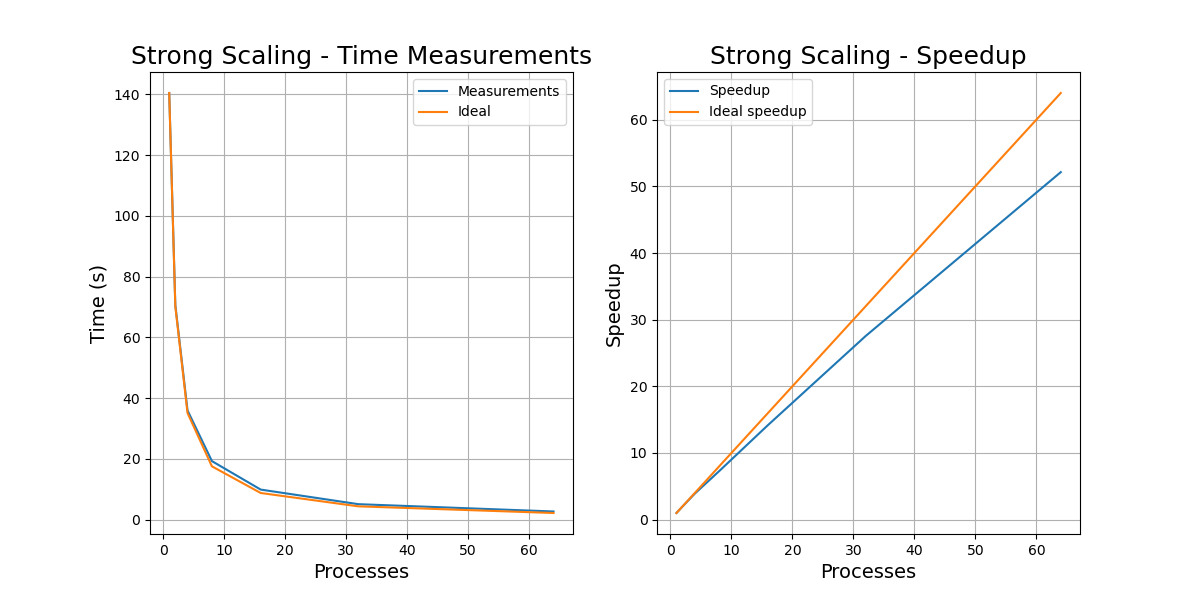

Here is the Python script that generated this plot:
import matplotlib.pyplot as plt


# Data
x = [1,2,4,8,16,32,64]
y = [140.408184, 70.668614, 35.957631, 19.271297, 9.895813, 5.098819, 2.693381]

y_teo = [y[0]/ x[i] for i in range(len(x))]


# Calculate speedup
speedup = [y[0]/y[i] for i in range(len(y))]
ideal_speedup = x


# Create a subplot
fig, axs = plt.subplots(1, 2, figsize=(12, 6))

# First subplot
axs[0].plot(x, y, label="Measurements")
axs[0].plot(x, y_teo, label="Ideal")
axs[0].set_xlabel('Processes', fontsize=14)
axs[0].set_ylabel('Time (s)', fontsize=14)
axs[0].set_title('Strong Scaling - Time Measurements', fontsize=18)
axs[0].legend()
axs[0].grid(True)

# Second subplot
axs[1].plot(x, speedup, label="Speedup")
axs[1].plot(x, ideal_speedup, label="Ideal speedup")
axs[1].set_xlabel('Processes', fontsize=14)
axs[1].set_ylabel('Speedup', fontsize=14)
axs[1].set_title('Strong Scaling - Speedup', fontsize=18)
axs[1].legend()
axs[1].grid(True)

# Settings
plt.rcParams.update({'font.size': 14})


# Show the plot
plt.savefig('strong_scaling.png')
plt.show()
